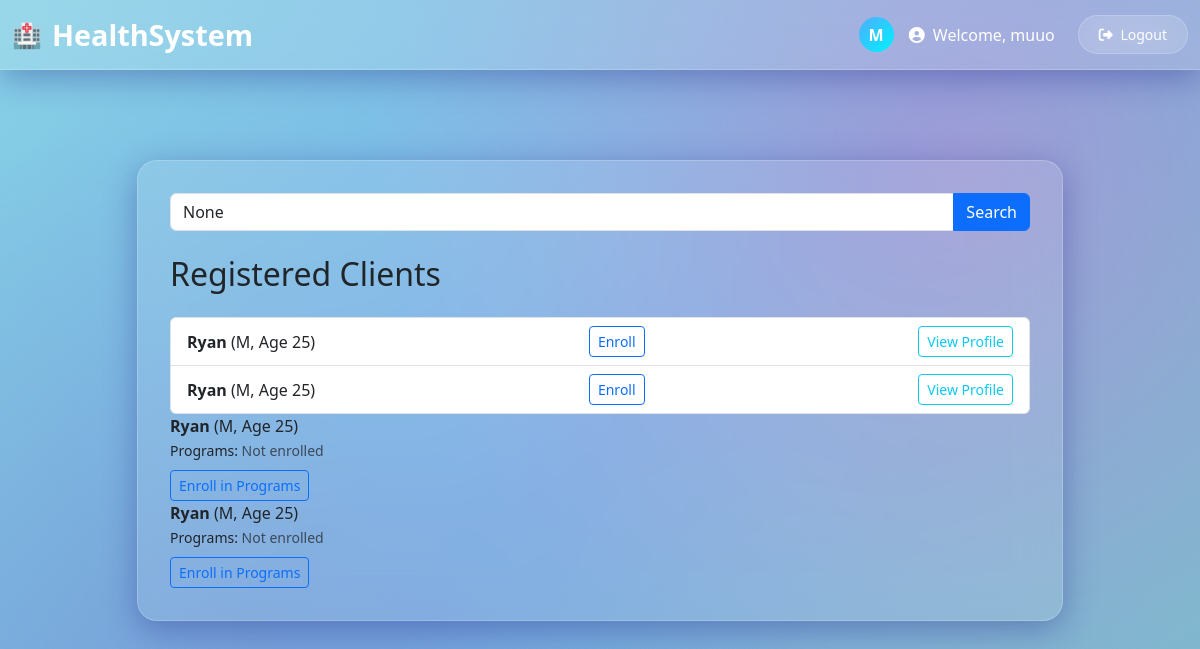
The app's page /clients/ (signed in), older data.
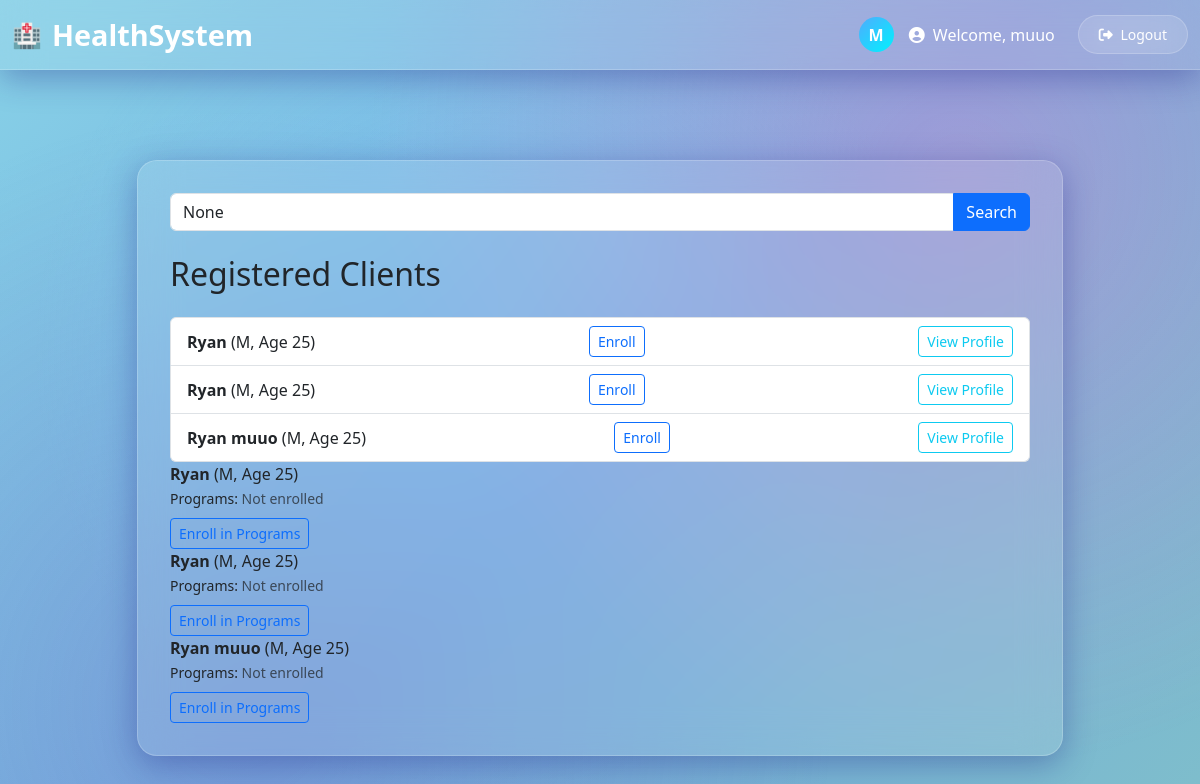
The same page, newer data.
### core/models.py (models this page shows, shortened)
class Client(models.Model):
    GENDER_CHOICES = [('M', 'Male'), ('F', 'Female'), ('O', 'Other')]
    name = models.CharField(max_length=100)
    age = models.PositiveIntegerField(default=0)
    gender = models.CharField(default= 0, max_length=1, choices=GENDER_CHOICES)
    contact_info = models.TextField(default=0)
    programs = models.ManyToManyField('HealthProgram', through='Enrollment')

### core/views.py (the view)
# urls.py: path('clients/', views.client_list, name='client_list'),
@login_required
def client_list(request):
    query = request.GET.get('q')
    if query:
        clients = Client.objects.filter(name__icontains=query)
    else:
        clients = Client.objects.all()
    return render(request, 'core/client_list.html', {'clients': clients, 'query': query})

### templates/core/client_list.html (shortened to what this page needs)
{% extends 'core/base.html' %}
{% block content %}
<form method="get" class="mb-4">
    <div class="input-group">
        <input type="text" name="q" value="{{ query }}" placeholder="Search clients..." class="form-control">
        <button type="submit" class="btn btn-primary">Search</button>
    </div>
</form>
    <h2 class="mb-4">Registered Clients</h2>
    {% if clients %}
        <ul class="list-group">
            {% for client in clients %}
                <li class="list-group-item d-flex justify-content-between align-items-center">
                    <div>
                        <strong>{{ client.name }}</strong> ({{ client.gender }}, Age {{ client.age }})
                    </div>
                    <a href="{% url 'enroll_client' client.id %}" class="btn btn-sm btn-outline-primary">Enroll</a>
                    <a href="{% url 'client_profile' client.id %}" class="btn btn-sm btn-outline-info">View Profile</a>
                </li>
            {% endfor %}
        </ul>
    {% else %}
        <div class="alert alert-info">No clients found.</div>
    {% endif %}
    {% for client in clients %}
    <li class="list-group-item">
        <strong>{{ client.name }}</strong> ({{ client.gender }}, Age {{ client.age }})<br>
        <small>Programs:
            {% for program in client.programs.all %}
                <span class="badge bg-secondary">{{ program.name }}</span>
            {% empty %}
                <span class="text-muted">Not enrolled</span>
            {% endfor %}
        </small><br>
        <a href="{% url 'enroll_client' client.id %}" class="btn btn-sm btn-outline-primary mt-2">Enroll in Programs</a>
    </li>
{% endfor %}
{% endblock %}

Row changes from the older to the newer data that the page shows:
added Client: name "Ryan muuo", gender "M", age "25"
